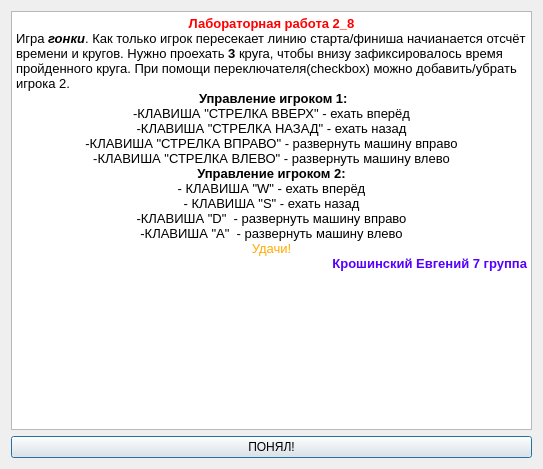
<?xml version="1.0" encoding="UTF-8"?>
<ui version="4.0">
 <class>Dialog</class>
 <widget class="QDialog" name="Dialog">
  <property name="geometry">
   <rect>
    <x>0</x>
    <y>0</y>
    <width>543</width>
    <height>469</height>
   </rect>
  </property>
  <property name="windowTitle">
   <string>HELP</string>
  </property>
  <property name="windowIcon">
   <iconset resource="Pictures.qrc">
    <normaloff>:/pics/helpIcon.png</normaloff>:/pics/helpIcon.png</iconset>
  </property>
  <layout class="QGridLayout" name="gridLayout">
   <item row="1" column="0">
    <widget class="QPushButton" name="pushButton">
     <property name="text">
      <string>ПОНЯЛ!</string>
     </property>
    </widget>
   </item>
   <item row="0" column="0">
    <widget class="QTextBrowser" name="textBrowser">
     <property name="html">
      <string>&lt;!DOCTYPE HTML PUBLIC &quot;-//W3C//DTD HTML 4.0//EN&quot; &quot;http://www.w3.org/TR/REC-html40/strict.dtd&quot;&gt;
&lt;html&gt;&lt;head&gt;&lt;meta name=&quot;qrichtext&quot; content=&quot;1&quot; /&gt;&lt;style type=&quot;text/css&quot;&gt;
p, li { white-space: pre-wrap; }
&lt;/style&gt;&lt;/head&gt;&lt;body style=&quot; font-family:'MS Shell Dlg 2'; font-size:7.8pt; font-weight:400; font-style:normal;&quot;&gt;
&lt;p align=&quot;center&quot; style=&quot; margin-top:0px; margin-bottom:0px; margin-left:0px; margin-right:0px; -qt-block-indent:0; text-indent:0px;&quot;&gt;&lt;span style=&quot; font-size:10pt; font-weight:600; color:#ff0000;&quot;&gt;Лабораторная работа 2_8&lt;/span&gt;&lt;/p&gt;
&lt;p style=&quot; margin-top:0px; margin-bottom:0px; margin-left:0px; margin-right:0px; -qt-block-indent:0; text-indent:0px;&quot;&gt;&lt;span style=&quot; font-size:10pt;&quot;&gt;Игра &lt;/span&gt;&lt;span style=&quot; font-size:10pt; font-weight:600; font-style:italic;&quot;&gt;гонки&lt;/span&gt;&lt;span style=&quot; font-size:10pt;&quot;&gt;. Как только игрок пересекает линию старта/финиша начианается отсчёт времени и кругов. Нужно проехать &lt;/span&gt;&lt;span style=&quot; font-size:10pt; font-weight:600;&quot;&gt;3&lt;/span&gt;&lt;span style=&quot; font-size:10pt;&quot;&gt; круга, чтобы внизу зафиксировалось время пройденного круга. При помощи переключателя(checkbox) можно добавить/убрать игрока 2. &lt;/span&gt;&lt;/p&gt;
&lt;p align=&quot;center&quot; style=&quot; margin-top:0px; margin-bottom:0px; margin-left:0px; margin-right:0px; -qt-block-indent:0; text-indent:0px;&quot;&gt;&lt;span style=&quot; font-size:10pt;&quot;&gt; &lt;/span&gt;&lt;span style=&quot; font-size:10pt; font-weight:600;&quot;&gt;Управление игроком 1:&lt;/span&gt;&lt;/p&gt;
&lt;p align=&quot;center&quot; style=&quot; margin-top:0px; margin-bottom:0px; margin-left:0px; margin-right:0px; -qt-block-indent:0; text-indent:0px;&quot;&gt;&lt;span style=&quot; font-size:10pt;&quot;&gt;-КЛАВИША &amp;quot;СТРЕЛКА ВВЕРХ&amp;quot; - ехать вперёд&lt;/span&gt;&lt;/p&gt;
&lt;p align=&quot;center&quot; style=&quot; margin-top:0px; margin-bottom:0px; margin-left:0px; margin-right:0px; -qt-block-indent:0; text-indent:0px;&quot;&gt;&lt;span style=&quot; font-size:10pt;&quot;&gt;-КЛАВИША &amp;quot;СТРЕЛКА НАЗАД&amp;quot; - ехать назад&lt;/span&gt;&lt;/p&gt;
&lt;p align=&quot;center&quot; style=&quot; margin-top:0px; margin-bottom:0px; margin-left:0px; margin-right:0px; -qt-block-indent:0; text-indent:0px;&quot;&gt;&lt;span style=&quot; font-size:10pt;&quot;&gt;-КЛАВИША &amp;quot;СТРЕЛКА ВПРАВО&amp;quot; - развернуть машину вправо&lt;/span&gt;&lt;/p&gt;
&lt;p align=&quot;center&quot; style=&quot; margin-top:0px; margin-bottom:0px; margin-left:0px; margin-right:0px; -qt-block-indent:0; text-indent:0px;&quot;&gt;&lt;span style=&quot; font-size:10pt;&quot;&gt;-КЛАВИША &amp;quot;СТРЕЛКА ВЛЕВО&amp;quot; - развернуть машину влево&lt;/span&gt;&lt;/p&gt;
&lt;p align=&quot;center&quot; style=&quot; margin-top:0px; margin-bottom:0px; margin-left:0px; margin-right:0px; -qt-block-indent:0; text-indent:0px;&quot;&gt;&lt;span style=&quot; font-size:10pt; font-weight:600;&quot;&gt;Управление игроком 2:&lt;/span&gt;&lt;/p&gt;
&lt;p align=&quot;center&quot; style=&quot; margin-top:0px; margin-bottom:0px; margin-left:0px; margin-right:0px; -qt-block-indent:0; text-indent:0px;&quot;&gt;&lt;span style=&quot; font-size:10pt;&quot;&gt;- КЛАВИША &amp;quot;W&amp;quot; - ехать вперёд&lt;/span&gt;&lt;/p&gt;
&lt;p align=&quot;center&quot; style=&quot; margin-top:0px; margin-bottom:0px; margin-left:0px; margin-right:0px; -qt-block-indent:0; text-indent:0px;&quot;&gt;&lt;span style=&quot; font-size:10pt;&quot;&gt;- КЛАВИША &amp;quot;S&amp;quot; - ехать назад&lt;/span&gt;&lt;/p&gt;
&lt;p align=&quot;center&quot; style=&quot; margin-top:0px; margin-bottom:0px; margin-left:0px; margin-right:0px; -qt-block-indent:0; text-indent:0px;&quot;&gt;&lt;span style=&quot; font-size:10pt;&quot;&gt;-КЛАВИША &amp;quot;D&amp;quot;  - развернуть машину вправо&lt;/span&gt;&lt;/p&gt;
&lt;p align=&quot;center&quot; style=&quot; margin-top:0px; margin-bottom:0px; margin-left:0px; margin-right:0px; -qt-block-indent:0; text-indent:0px;&quot;&gt;&lt;span style=&quot; font-size:10pt;&quot;&gt;-КЛАВИША &amp;quot;A&amp;quot;  - развернуть машину влево&lt;/span&gt;&lt;/p&gt;
&lt;p align=&quot;center&quot; style=&quot; margin-top:0px; margin-bottom:0px; margin-left:0px; margin-right:0px; -qt-block-indent:0; text-indent:0px;&quot;&gt;&lt;span style=&quot; font-size:10pt; color:#ffaa00;&quot;&gt;Удачи!&lt;/span&gt;&lt;/p&gt;
&lt;p align=&quot;right&quot; style=&quot; margin-top:0px; margin-bottom:0px; margin-left:0px; margin-right:0px; -qt-block-indent:0; text-indent:0px;&quot;&gt;&lt;span style=&quot; font-size:10pt; font-weight:600; color:#5500ff;&quot;&gt;Крошинский Евгений 7 группа&lt;/span&gt;&lt;/p&gt;&lt;/body&gt;&lt;/html&gt;</string>
     </property>
    </widget>
   </item>
  </layout>
 </widget>
 <resources>
  <include location="Pictures.qrc"/>
 </resources>
 <connections/>
</ui>
